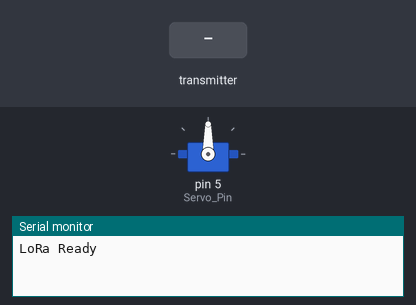
Recording of a sketch running on a simulated Arduino Uno, built with avr-gcc and run on an emulated ATmega328P. Parts: servo, the last lines printed to the serial monitor. The test bench sets the inputs (shaded band). No radio packets arrive unless stated.

Above: at 1.3 s.
1.4 s: the transmitter starts sending buf.0 = 0
At 2.6 s:
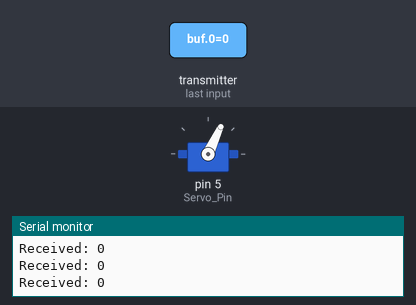
Timing chart, 0 to 4.4 s (numbered marks = the images above; inputs shaded):
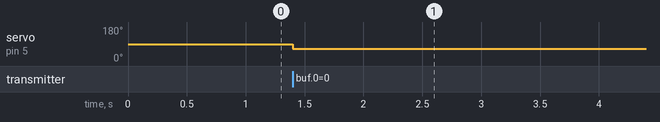

Measured:
- after the input at 1.4 s, servo on pin 5 (Servo_Pin): 90° → 65° at once

The sketch:

Controlling_Servo_Remotely_Receiver.ino
```cpp
// Code for Controlling a Servo Motor Remotely Receiver Side
// Contributors - Carson Mead

// Including Necessary Libraries
#include <RH_RF95.h>
#include <SPI.h>
#include <Servo.h>

// Defining LoRa and Switch Pins
#define LoRa_CS 10
#define LoRa_RST 9
#define LoRa_INT 2
#define LoRa_Freq 915.0
#define Servo_Pin 5

// Defining Servo States
int open = 0;
int closed = 65;
int lastCommand = -1;
bool servoAttached = false;
unsigned long servoMoveStart = 0;
const int servoMoveTime = 250; // ms

// Initializing radio and servo objects
RH_RF95 LoRa(LoRa_CS,LoRa_INT);
Servo servo1;

// Main Setup
void setup() {

  // Opening serial monitor
  Serial.begin(9600);

  // Attaching servo
  servo1.attach(Servo_Pin);

  // Initializing LoRa
  pinMode(LoRa_RST,OUTPUT);
  digitalWrite(LoRa_RST,HIGH);
  delay(100);
  digitalWrite(LoRa_RST,LOW);
  delay(10);
  digitalWrite(LoRa_RST,HIGH);
  delay(10);

  // Edge case that radio doesn't initialize
  if (!LoRa.init())
  {
    Serial.println("LoRa Initialization Failed");
    while (1);
  }

  // Radio Settings
  LoRa.setFrequency(LoRa_Freq);

  // Printing Ready to Serial Monitor
  Serial.println("LoRa Ready");

}

void loop() {

  if (LoRa.available())
  {
    uint8_t buf[1];
    uint8_t len = sizeof(buf);

    if (LoRa.recv(buf, &len))
    {
      uint8_t command = buf[0];

      Serial.print("Received: ");
      Serial.println(command);

      if (command != lastCommand)
      {
        lastCommand = command;

        if (command == 1)
        {
          moveServo(open);
        }
        else
        {
          moveServo(closed);
        }
      }
    }
  }

  if (servoAttached && millis() - servoMoveStart > servoMoveTime)
  {
    servo1.detach();
    servoAttached = false;
  }

}

void moveServo(int position) {

  if (!servoAttached)
  {
    servo1.attach(Servo_Pin);
    servoAttached = true;
  }

  servo1.write(position);
  servoMoveStart = millis();
}
```
